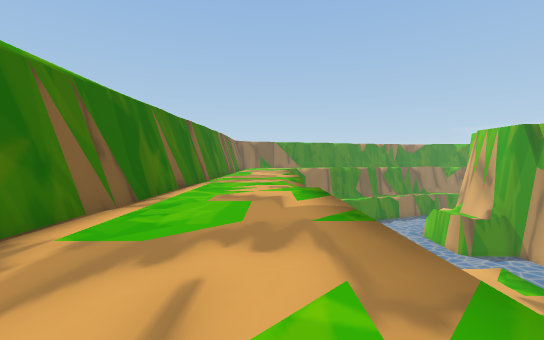
view 1 (above)

16 first-person views from a walk through a scene from a Unity 3-D project. The camera is 1.4 m above the floor, tilts 2° down and sees 90° across. The floor is counted in squares, 2 m on a side. Each view is taken from the middle of a square. On the plan, view 1 faces up. The plan holds only what a view shows up to about 9 squares ahead; the rest is blank. The place goes on beyond the plan.

view 2
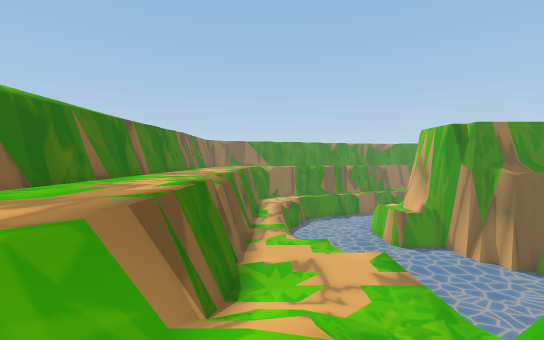

view 3
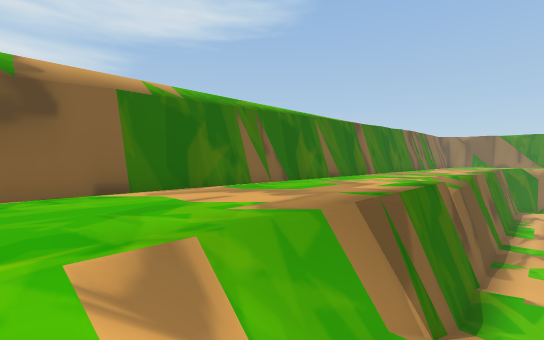

view 4
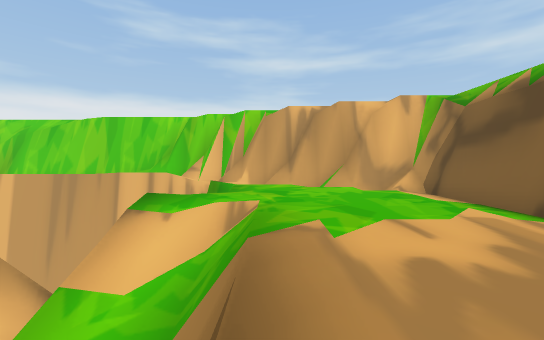

view 5
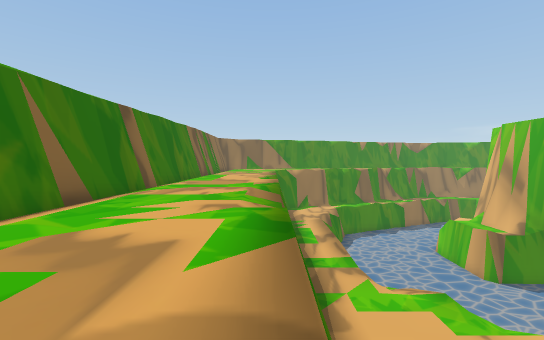

view 6
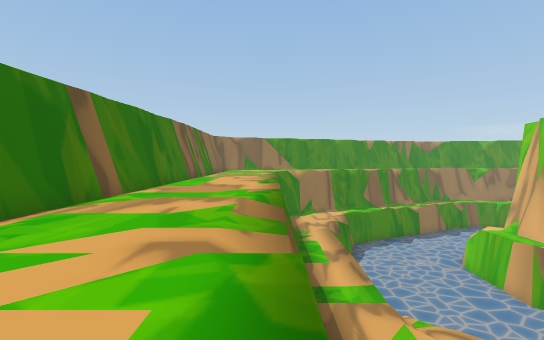

view 7
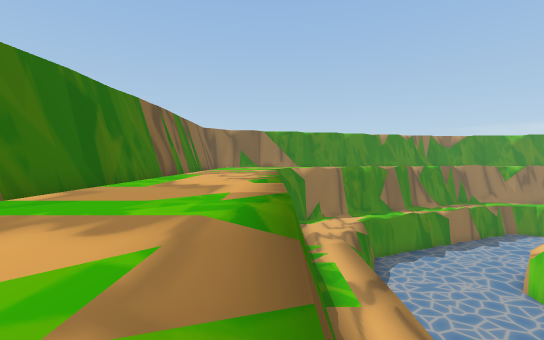

view 8
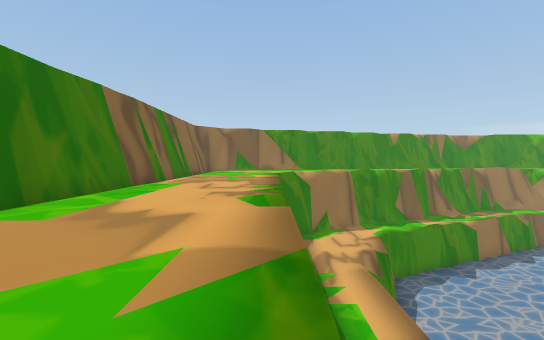

view 9
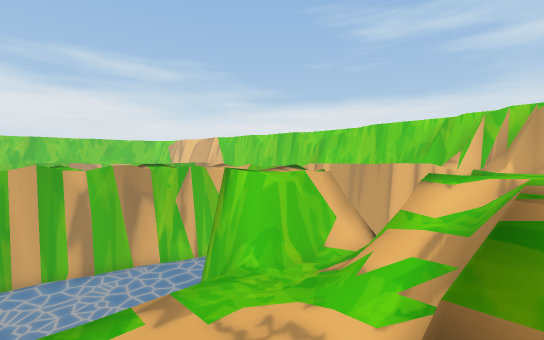

view 10
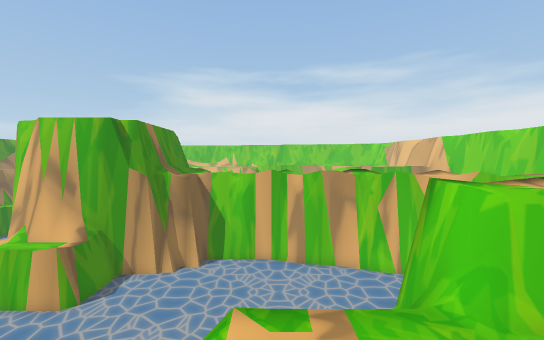

view 11
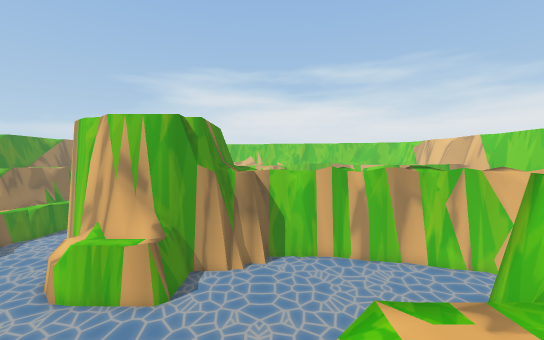

view 12
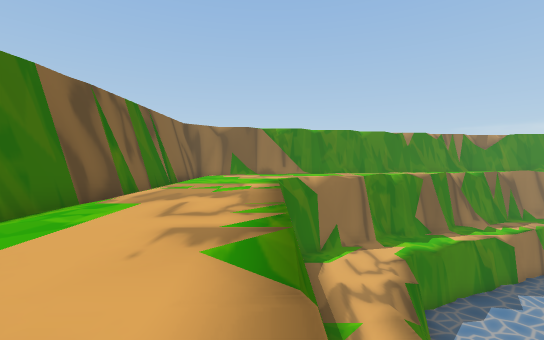

view 13
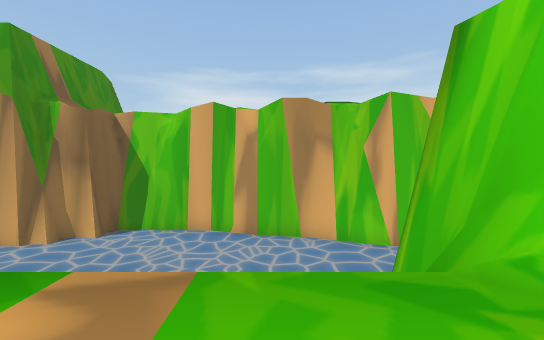

view 14
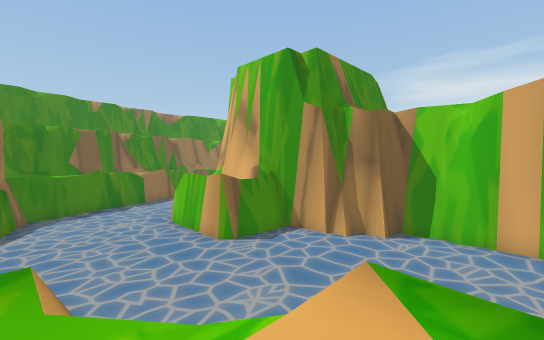

view 15
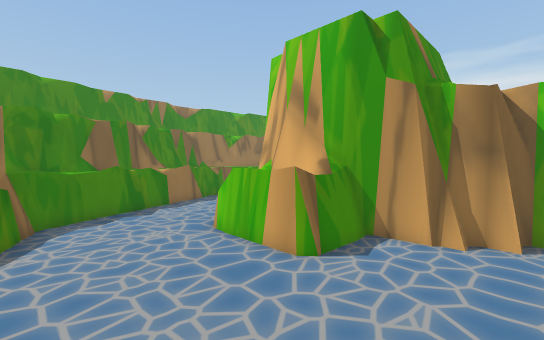

view 16
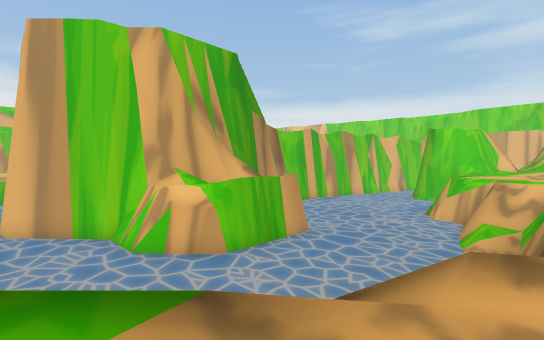

### Floor plan
Key: @ floor where view 1 was taken; # wall or solid block; x gap in a wall; . main floor; : floor 4 m higher than the main floor; - floor 4.75 m lower than the main floor; + floor 5.25 m higher than the main floor; _ floor 8 m lower than the main floor; / step, stairs or slope; = window, fence, low wall or low ledge; ≈ liquid the walk keeps out of; v drop or lower ground.
Columns run from 4 left of view 1 to 16 right of it. Each row starts with its distance up from view 1.
 21  #.../ ---v≈≈≈≈≈≈≈≈≈#
 20  #.../v---≈≈≈≈≈≈≈≈≈##
 19  #.../v--≈≈≈≈≈≈≈≈###
 18  #.../v-=≈≈≈≈≈≈v##
 17  #.../v-≈≈≈≈≈≈v-#
 16  #.../v-≈≈≈≈≈≈v=#
 15  #.../v-≈≈≈≈≈≈###
 14  #.../v-v≈≈≈≈≈###
 13  #.../v-v_≈≈≈≈≈≈##
 12  #.../v-#/≈≈≈≈≈≈≈#
 11  #.../v-=/≈≈≈≈≈≈≈##
 10  #.../v-//≈≈≈≈≈≈≈≈##
  9  #.../v--/v≈≈≈≈≈≈≈##
  8 /#.../v--//v≈≈≈≈≈≈#
  7 /#.../v----v ≈≈≈≈≈#
  6 /#.../v----= ≈≈≈≈≈#
  5 /#.../v----/  ≈≈≈≈#
  4 /#.../v/////  ≈≈≈##
  3 /#.../v////###≈≈≈#
  2 /#.../v/=/##   ≈≈#
  1 /#....=/#/#     ≈#
  0 /#..@.// /#
 -1 /#....// x#
 -2 /#..../v
 -3 /#//..v
 -4 +/:##.vv  vvvv
 -5  ++/###    vvvv

Where each view was taken, in squares from view 1:
view 1: 0 up, 0 right, facing up
view 2: 1 down, 3 right, facing up
view 3: 1 down, 3 right, facing up-left
view 4: 4 up, 1 right, facing down
view 5: 3 up, 1 right, facing up
view 6: 5 up, 1 right, facing up
view 7: 8 up, 1 right, facing up
view 8: 10 up, 1 right, facing up
view 9: 8 up, 1 right, facing down-right
view 10: 7 up, 1 right, facing right
view 11: 10 up, 1 right, facing right
view 12: 12 up, 1 right, facing up
view 13: 5 up, 5 right, facing right
view 14: 7 up, 5 right, facing up-right
view 15: 10 up, 5 right, facing up-right
view 16: 21 up, 4 right, facing down-right
